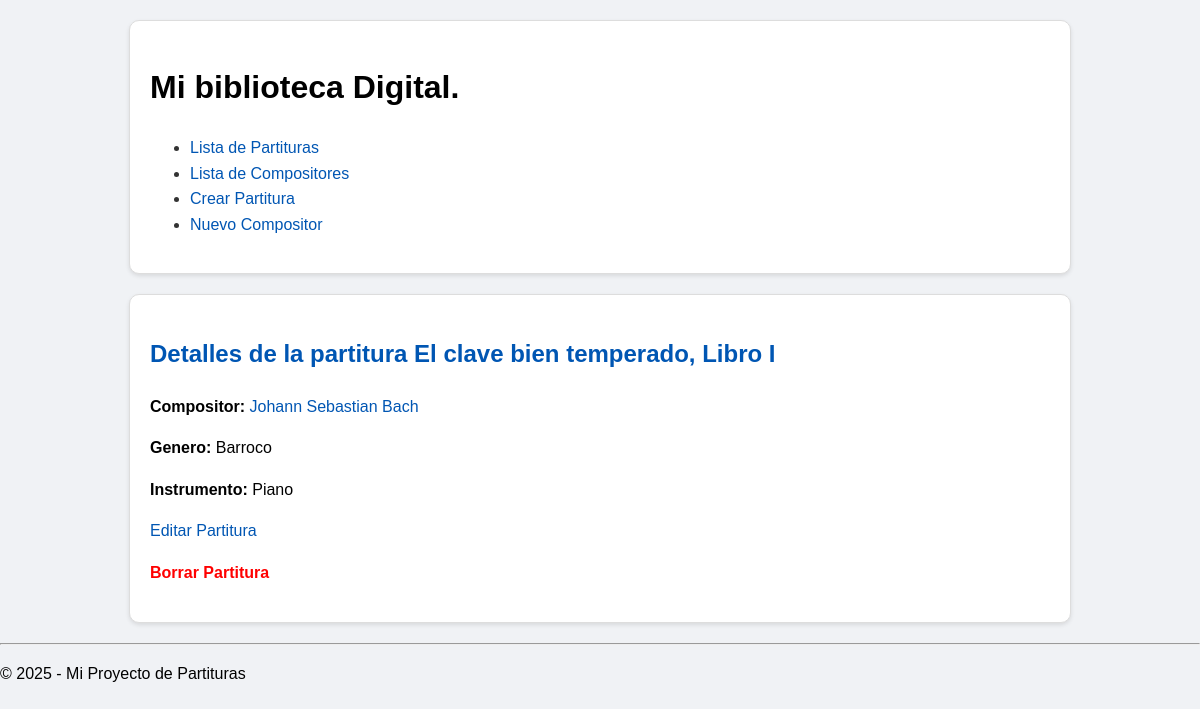
Page /partituras/1/ on the committed database.
### partiturasApp/models.py (models this page shows, shortened)
class Partitura(models.Model):
    nombre = models.CharField(max_length=200)
    compositor = models.ForeignKey(Compositor, on_delete=models.CASCADE, related_name='partituras')
    genero = models.CharField(max_length=50, null=True, blank=True)
    instrumento = models.ForeignKey(Instrumento, on_delete=models.PROTECT, related_name='instrumentos')
    fecha_creacion_partitura = models.DateField(null=True, blank=True)
    editorial = models.CharField(max_length=100 , null=True, blank=True)
    fecha_publicacion = models.DateField(null=True, blank=True)
    numero_opus = models.CharField(max_length=50, null=True, blank=True)
    fecha_ingreso = models.DateTimeField(auto_now_add=True)

class Compositor(models.Model):
    nombre = models.CharField(max_length=100)
    apellido = models.CharField(max_length=100)
    fecha_de_nacimiento = models.DateField(null=True, blank=True)
    pais = models.CharField(max_length=100)
    def __str__(self):
        return f'{self.nombre} {self.apellido}'

class Instrumento(models.Model):
    nombre = models.CharField(max_length=50)
    familia = models.CharField(max_length=50)
    models.IntegerField(max_length=5)
    def __str__(self):
        return f'{self.nombre}'

### partiturasApp/views.py (the view)
# urls.py: path('partituras/<int:pk>/', PartituraDetalle.as_view(), name='detalle_partitura'), #ya es una clase
class PartituraDetalle(DetailView):
    model = Partitura
    template_name = 'partiturasApp/partitura/detalle_partitura.html'
    context_object_name = 'partitura'

### partiturasApp/templates/partiturasApp/partitura/detalle_partitura.html (shortened to what this page needs)
{% extends "partiturasApp/base.html" %}
{% block content %}
    <h2>Detalles de la partitura {{ partitura.nombre }}</h2>
    <p><strong>Compositor: </strong><a href='{% url "detalle_compositor" partitura.compositor.pk %}'>{{ partitura.compositor }}</a></p>
    <p><strong>Genero: </strong>
        {% if partitura.genero %}
            {{ partitura.genero }}
        {%else%}
            Sin Genero
        {% endif %}
    </p>
    <p><strong>Instrumento: </strong>{{ partitura.instrumento }}</p>
    <p>
        <a href='{% url "editar_partitura" partitura.pk%}'>Editar Partitura</a>
    </p>
    <p>
        <a class='delete-link' href='{% url "borrar_partitura" partitura.pk %}'>Borrar Partitura</a>
    </p>
{% endblock content %}

### partiturasApp/static/partiturasApp/style.css (style rules this page uses)
body { background-color: #f0f2f5; font-family: Arial, Helvetica, sans-serif; font-family: sans-serif; color: #333; line-height: 1.6; margin: 0; padding:0 }
h2 { color:#0056b3; }
a { color:#0056b3; text-decoration: none; }
p { color: #000000; }
.delete-link { margin: 10px auto; color: red; font-weight: bold; }

### rows in the picture
Partitura: nombre "El clave bien temperado, Libro I", compositor "Johann Sebastian Bach", genero "Barroco", instrumento "Piano"
